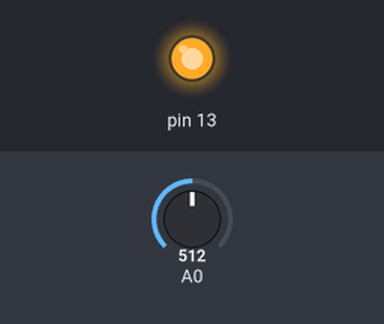
Recording of a sketch running on a simulated Arduino Uno, built with avr-gcc and run on an emulated ATmega328P. Parts: output pins drawn as LEDs (lit = HIGH). Inputs (shaded band) come from the test bench; at power-on: A0 = 512. The modem accepts every AT command (registered, SIM ready, sends succeed) and sends nothing else.

Above: at 5.1 s.
At 5.6 s:
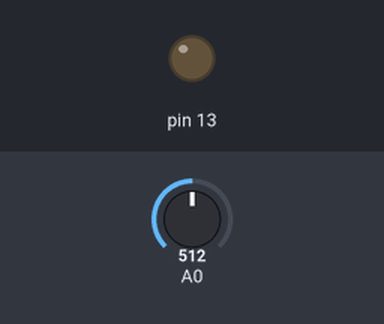
Timing chart, 0 to 7.1 s (numbered marks = the images above):
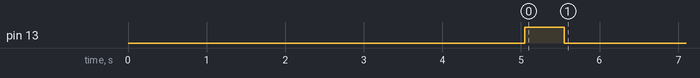

The sketch:

Node2.ino
```cpp
#include<SoftwareSerial.h>
SoftwareSerial serial(2,3);
void setup()
{
  Serial.begin(9600);
  serial.begin(9600);


  serial.println("AT+RST");
  delay(3000);
  serial.println("AT+CWSAP=\"esp_test2#\",\"12345678\",2,2");
  delay(2000);
  pinMode(13,OUTPUT);

  digitalWrite(13,HIGH);
  delay(500);
  digitalWrite(13,LOW);

}

void loop(){

  int x = analogRead(0);

  if(x < 350){

    serial.println("AT+CWSAP=\"esp_test\",\"12345678\",2,2");
    delay(1000);
    serial.println("AT+RST");
     delay(3000);
  }
//  Serial.println(x);
//
//  delay(100);


}
```
